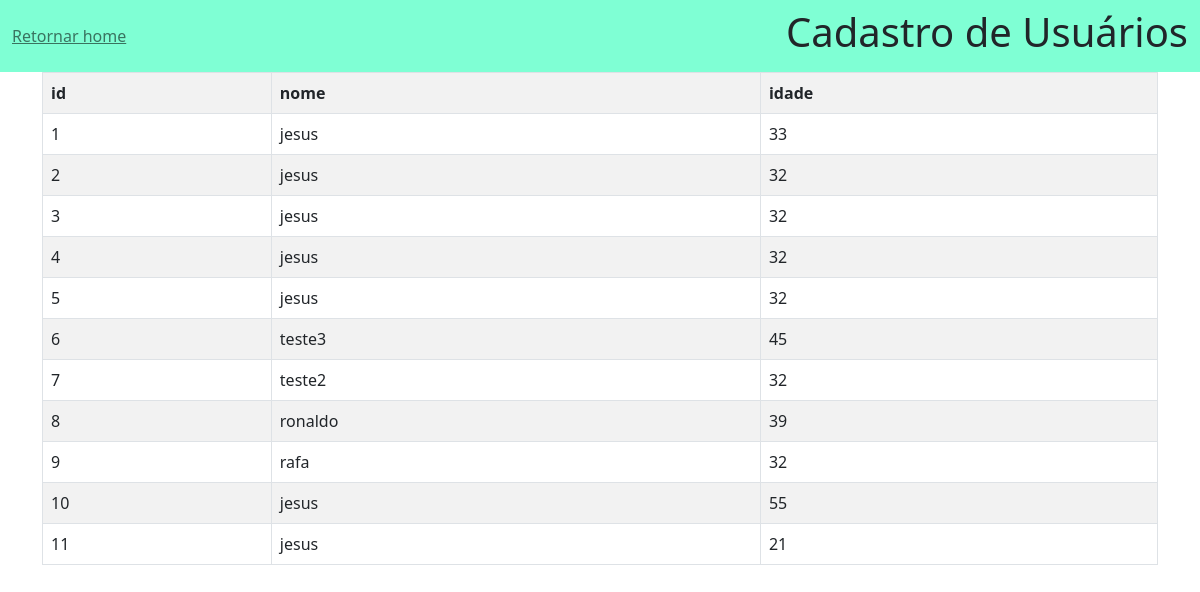
Screenshot of /usuarios/ with the database file from the repository.
### app_cadastro_proj1/models.py (models this page shows)
class Usuario(models.Model):
    id_usuario = models.AutoField(primary_key=True)
    nome = models.TextField(max_length=255)
    idade = models.IntegerField()

### app_cadastro_proj1/views.py (the view)
# urls.py: path('usuarios/', views.usuarios , name='listagem_usuarios')
def usuarios(request):
    if request.method == "POST":
        nome = request.POST.get('nome')
        idade = request.POST.get('idade')
        if nome and idade:
            novo_usuario = Usuario(nome=nome, idade=idade)
            novo_usuario.save()
    usuarios = {
        'usuarios' : Usuario.objects.all()
    }
    return render(request,'usuarios/usuarios.html', usuarios)

### app_cadastro_proj1/templates/usuarios/usuarios.html (shortened to what this page needs)
<!doctype html>
<html lang="en">
  <head>
    <link href="https://cdn.jsdelivr.net/npm/bootstrap@5.0.2/dist/css/bootstrap.min.css" rel="stylesheet">
  </head>
<body>
    <nav style="background-color: aquamarine !important;" class="navbar navbar-light bg-light">
        <div class="container-fluid">
            <a href="{% url 'home' %}" class="navbar-text">
                Retornar home
            </a>
            <h1>Cadastro de Usuários</h1>
        </div>
    </nav>
    </head>
  <body>
    <div class = "container">
        <table class="table table-bordered table-striped">
            <tr>
                <th>id</th>
                <th>nome</th>
                <th>idade</th>
            </tr>
            {% for usuario in usuarios %}
            <tr>
                <td> {{usuario.id_usuario}}</td>
                <td> {{usuario.nome}}</td>
                <td> {{usuario.idade}}</td>
            </tr>
            {% endfor %}
        </table>
    </div>
  </body>
</html>

### rows the page displays
Usuario: id_usuario "1", nome "jesus", idade "33"
Usuario: id_usuario "2", nome "jesus", idade "32"
Usuario: id_usuario "3", nome "jesus", idade "32"
Usuario: id_usuario "4", nome "jesus", idade "32"
Usuario: id_usuario "5", nome "jesus", idade "32"
Usuario: id_usuario "6", nome "teste3", idade "45"
Usuario: id_usuario "7", nome "teste2", idade "32"
Usuario: id_usuario "8", nome "ronaldo", idade "39"
Usuario: id_usuario "9", nome "rafa", idade "32"
Usuario: id_usuario "10", nome "jesus", idade "55"
Usuario: id_usuario "11", nome "jesus", idade "21"
